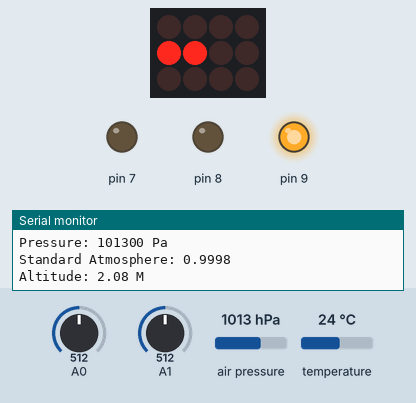
The sketch below on a simulated Arduino Uno, built with avr-gcc and run on an emulated ATmega328P. On the bench: 4×3 LED matrix, output pins drawn as LEDs (lit = HIGH), the last lines printed to the serial monitor. Wiring (inferred from the names in the program): BMP180 pressure sensor at I2C address 0x77; LED matrix (orientation assumed): rows pin 4, pin 5, pin 3; columns pin 13, pin 12, pin 11, pin 10. The inputs (shaded band) are chosen by the test bench; at power-on: A1 = 512, air pressure 1013 hPa, A0 = 512, temperature 24 °C. Pins used as bus, display or sensor lines are not drawn.

Above: at 1.2 s.
1.3 s: A1 set to 716
At 6.7 s:
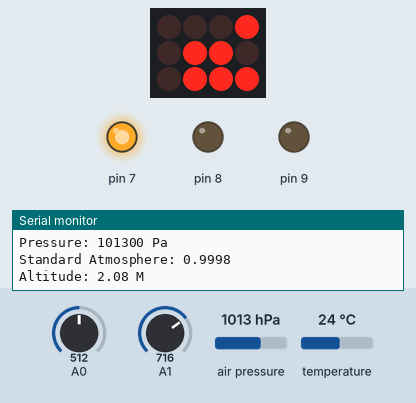
7.7 s: air pressure set to 952 hPa
At 13.8 s:
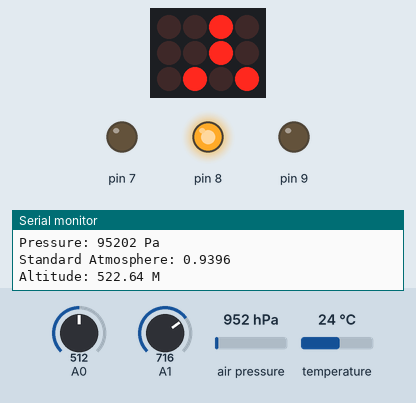
16.9 s: A0 set to 716
At 19.0 s:
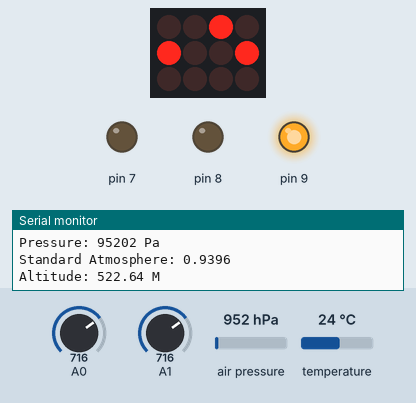
30.9 s: air pressure set to 975 hPa
At 40.4 s:
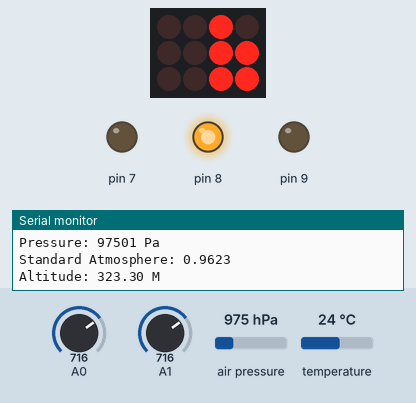
44.6 s: A0 set to 992
At 47.3 s:
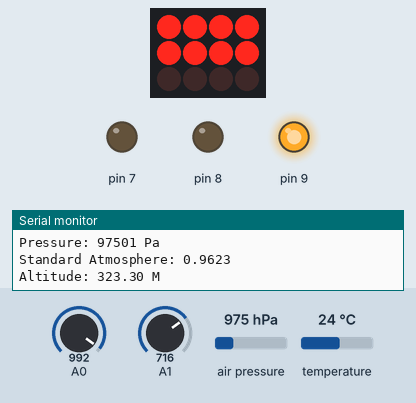
58.6 s: A1 set to 992
At 63.1 s:
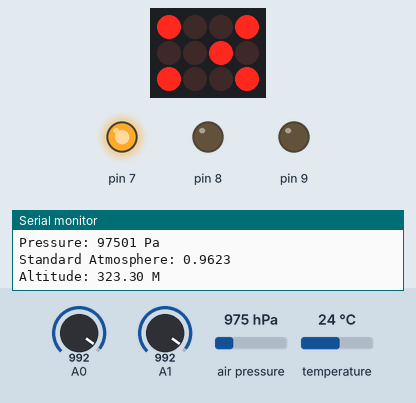
Timing chart, 0 to 72.4 s (numbered marks = the images above; inputs shaded):
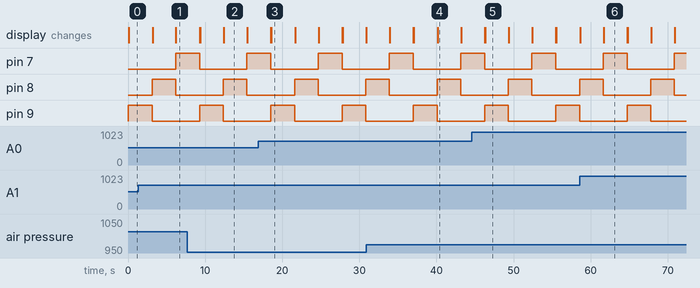

The sketch:

UsandoMatrizEDisplay7SegSensores.ino
```cpp
//++inicio config Sensor Bar
#include <Wire.h>

#define BMP085_ADDRESS 0x77  // I2C address of BMP085

const unsigned char OSS = 0;  // Oversampling Setting

// Calibration values
int ac1;
int ac2;
int ac3;
unsigned int ac4;
unsigned int ac5;
unsigned int ac6;
int b1;
int b2;
int mb;
int mc;
int md;

// b5 is calculated in bmp085GetTemperature(...), this variable is also used in bmp085GetPressure(...)
// so ...Temperature(...) must be called before ...Pressure(...).
long b5;


//FIM config Sensor Bar

//--inicio config Display
              //  As portas  D, C, B, A  do CD4511
const int vetorDisplay[] = {13,12,11,10}; //Cria um vetor para as portas
const int D1 = 5; //Controla o acionamento do Display 1 Unidade
const int D2 = 4; //Controla o acionamento do Display 2 Dezena
const int D3 = 3; //Controla o acionamento do Display 3 Centena
const int timeD = 2;  //Controla o tempo que o display fica acesso
const int vezes = 500; //Controla a quantidade de vezes que será rodado o código do display.
/* O tempo de display acesso é 3*timeD*vezes
*/
//                        D,C,B,A
int matrizDados[10][4] = {{0,0,0,0}, //0
                          {0,0,0,1}, //1
                          {0,0,1,0}, //2
                          {0,0,1,1}, //3
                          {0,1,0,0}, //4
                          {0,1,0,1}, //5
                          {0,1,1,0}, //6
                          {0,1,1,1}, //7
                          {1,0,0,0}, //8
                          {1,0,0,1}}; //9

int i,j,k,m,dado;
//--FIM config Display

void setup() {
  pinMode(13, OUTPUT);
  pinMode(12, OUTPUT);
  pinMode(11, OUTPUT);
  pinMode(10, OUTPUT);
  pinMode(9, OUTPUT);
  pinMode(8, OUTPUT);
  pinMode(7, OUTPUT);
  pinMode(D1, OUTPUT);
  pinMode(D2, OUTPUT);
  pinMode(D3, OUTPUT);
  Serial.begin(9600);
//sensor bar
  Wire.begin();
  bmp085Calibration();

}

void loop() {
//inicio sensor bar
  float temperature = bmp085GetTemperature(bmp085ReadUT()); //MUST be called first
  float pressure = bmp085GetPressure(bmp085ReadUP());
  float atm = pressure / 101325; // "standard atmosphere"
  float altitude = calcAltitude(pressure); //Uncompensated caculation - in Meters

  Serial.print("Temperature: ");
  Serial.print(temperature, 2); //display 2 decimal places
  Serial.println("deg C");

  Serial.print("Pressure: ");
  Serial.print(pressure, 0); //whole number only.
  Serial.println(" Pa");

  Serial.print("Standard Atmosphere: ");
  Serial.println(atm, 4); //display 4 decimal places

  Serial.print("Altitude: ");
  Serial.print(altitude, 2); //display 2 decimal places
  Serial.println(" M");

  Serial.println();//line break

//  delay(1000); //wait a second and get values again.
//fim sensor bar
  // for(i=0;i<=999;i++){
   digitalWrite(9,HIGH);
   digitalWrite(8,LOW);
   digitalWrite(7,LOW);
   i=(analogRead(0)*500)/1023;
   imprime(i);

   digitalWrite(9,LOW);
   digitalWrite(8,HIGH);
   digitalWrite(7,LOW);
   i=altitude;
   imprime(i);

   digitalWrite(9,LOW);
   digitalWrite(8,LOW);
   digitalWrite(7,HIGH);
   i=(analogRead(1));
   imprime(i);

// }
}

void imprime(int num){
   for(m=0;m<vezes;m++){
      digitalWrite(D1,HIGH);
      digitalWrite(D2,HIGH);
      digitalWrite(D3,LOW);
      j=num/100; //valor Centena
      j=j%10;
      for(k=0;k<=3;k++){
        digitalWrite(vetorDisplay[k],matrizDados[j][k]);
      }
      delay(timeD);

      digitalWrite(D1,HIGH);
      digitalWrite(D2,LOW);
      digitalWrite(D3,HIGH);
      j=num/10; //valor Decimal
      j=j%10;
      for(k=0;k<=3;k++){
        digitalWrite(vetorDisplay[k],matrizDados[j][k]);
      }
      delay(timeD);

      digitalWrite(D1,LOW);
      digitalWrite(D2,HIGH);
      digitalWrite(D3,HIGH);
      j=num%10; // valor unidade
      for(k=0;k<=3;k++){
         digitalWrite(vetorDisplay[k],matrizDados[j][k]);
      }
      delay(timeD);
   }
}

//códigos do Sensor bar
// Stores all of the bmp085's calibration values into global variables
// Calibration values are required to calculate temp and pressure
// This function should be called at the beginning of the program
void bmp085Calibration()
{
  ac1 = bmp085ReadInt(0xAA);
  ac2 = bmp085ReadInt(0xAC);
  ac3 = bmp085ReadInt(0xAE);
  ac4 = bmp085ReadInt(0xB0);
  ac5 = bmp085ReadInt(0xB2);
  ac6 = bmp085ReadInt(0xB4);
  b1 = bmp085ReadInt(0xB6);
  b2 = bmp085ReadInt(0xB8);
  mb = bmp085ReadInt(0xBA);
  mc = bmp085ReadInt(0xBC);
  md = bmp085ReadInt(0xBE);
}

// Calculate temperature in deg C
float bmp085GetTemperature(unsigned int ut){
  long x1, x2;

  x1 = (((long)ut - (long)ac6)*(long)ac5) >> 15;
  x2 = ((long)mc << 11)/(x1 + md);
  b5 = x1 + x2;

  float temp = ((b5 + 8)>>4);
  temp = temp /10;

  return temp;
}

// Calculate pressure given up
// calibration values must be known
// b5 is also required so bmp085GetTemperature(...) must be called first.
// Value returned will be pressure in units of Pa.
long bmp085GetPressure(unsigned long up){
  long x1, x2, x3, b3, b6, p;
  unsigned long b4, b7;

  b6 = b5 - 4000;
  // Calculate B3
  x1 = (b2 * (b6 * b6)>>12)>>11;
  x2 = (ac2 * b6)>>11;
  x3 = x1 + x2;
  b3 = (((((long)ac1)*4 + x3)<<OSS) + 2)>>2;

  // Calculate B4
  x1 = (ac3 * b6)>>13;
  x2 = (b1 * ((b6 * b6)>>12))>>16;
  x3 = ((x1 + x2) + 2)>>2;
  b4 = (ac4 * (unsigned long)(x3 + 32768))>>15;

  b7 = ((unsigned long)(up - b3) * (50000>>OSS));
  if (b7 < 0x80000000)
    p = (b7<<1)/b4;
  else
    p = (b7/b4)<<1;

  x1 = (p>>8) * (p>>8);
  x1 = (x1 * 3038)>>16;
  x2 = (-7357 * p)>>16;
  p += (x1 + x2 + 3791)>>4;

  long temp = p;
  return temp;
}

// Read 1 byte from the BMP085 at 'address'
char bmp085Read(unsigned char address)
{
  unsigned char data;

  Wire.beginTransmission(BMP085_ADDRESS);
  Wire.write(address);
  Wire.endTransmission();

  Wire.requestFrom(BMP085_ADDRESS, 1);
  while(!Wire.available());

  return Wire.read();
}

// Read 2 bytes from the BMP085
// First byte will be from 'address'
// Second byte will be from 'address'+1
int bmp085ReadInt(unsigned char address)
{
  unsigned char msb, lsb;

  Wire.beginTransmission(BMP085_ADDRESS);
  Wire.write(address);
  Wire.endTransmission();

  Wire.requestFrom(BMP085_ADDRESS, 2);
  while(Wire.available()<2)
    ;
  msb = Wire.read();
  lsb = Wire.read();

  return (int) msb<<8 | lsb;
}

// Read the uncompensated temperature value
unsigned int bmp085ReadUT(){
  unsigned int ut;

  // Write 0x2E into Register 0xF4
  // This requests a temperature reading
  Wire.beginTransmission(BMP085_ADDRESS);
  Wire.write(0xF4);
  Wire.write(0x2E);
  Wire.endTransmission();

  // Wait at least 4.5ms
  delay(5);

  // Read two bytes from registers 0xF6 and 0xF7
  ut = bmp085ReadInt(0xF6);
  return ut;
}

// Read the uncompensated pressure value
unsigned long bmp085ReadUP(){

  unsigned char msb, lsb, xlsb;
  unsigned long up = 0;

  // Write 0x34+(OSS<<6) into register 0xF4
  // Request a pressure reading w/ oversampling setting
  Wire.beginTransmission(BMP085_ADDRESS);
  Wire.write(0xF4);
  Wire.write(0x34 + (OSS<<6));
  Wire.endTransmission();

  // Wait for conversion, delay time dependent on OSS
  delay(2 + (3<<OSS));

  // Read register 0xF6 (MSB), 0xF7 (LSB), and 0xF8 (XLSB)
  msb = bmp085Read(0xF6);
  lsb = bmp085Read(0xF7);
  xlsb = bmp085Read(0xF8);

  up = (((unsigned long) msb << 16) | ((unsigned long) lsb << 8) | (unsigned long) xlsb) >> (8-OSS);

  return up;
}

void writeRegister(int deviceAddress, byte address, byte val) {
  Wire.beginTransmission(deviceAddress); // start transmission to device
  Wire.write(address);       // send register address
  Wire.write(val);         // send value to write
  Wire.endTransmission();     // end transmission
}

int readRegister(int deviceAddress, byte address){

  int v;
  Wire.beginTransmission(deviceAddress);
  Wire.write(address); // register to read
  Wire.endTransmission();

  Wire.requestFrom(deviceAddress, 1); // read a byte

  while(!Wire.available()) {
    // waiting
  }

  v = Wire.read();
  return v;
}

float calcAltitude(float pressure){

  float A = pressure/101325;
  float B = 1/5.25588;
  float C = pow(A,B);
  C = 1 - C;
  C = C /0.0000225577;

  return C;
}
```

Measured:
- after the input at 1.3 s, the display: first differs from a run without the input after 4.9 s (image 1)
- after the input at 7.7 s, the display: first differs from a run without the input after 4.7 s (image 2)
- after the input at 16.9 s, the display: first differs from a run without the input after 1.7 s (image 3)
- after the input at 30.9 s, the display: first differs from a run without the input after 9.2 s (image 4)
- after the input at 44.6 s, the display: first differs from a run without the input after 1.7 s (image 5)
- after the input at 58.6 s, the display: first differs from a run without the input after 3.1 s (image 6)
- what the display in image 2 shows lasts 3.1 s, from 12.4 s to 15.5 s
